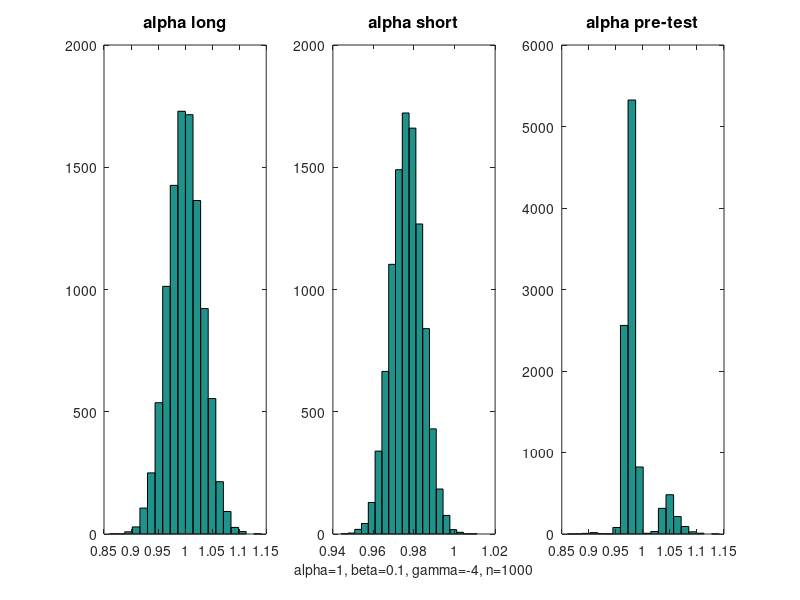

Write the MATLAB code that produced this figure. (Note: a time limit stopped this script after it produced the figure.)
%% Econometric Notes - Matlab code
%  Matteo Courthoud
%  01/01/2017

cd '/Users/macbook/Dropbox/Code/website/courses/econometrics/'
%cd '/home/mcourt/Dropbox/Code/website/courses/econometrics/'
 



%% Lecture 1

% Set seed
rng(123)

% Set the number of observations
n = 100;

% Set the dimension of X
k = 2;

% Draw a sample of explanatory variables
X = rand(n, k);

% Draw the error term
sigma = 1;
e = randn(n,1)*sqrt(sigma);

% Set the parameters
b = [2; -1];

% Calculate the dependent variable
Y = X*b + e;

% Estimate beta
b_hat = inv(X'*X)*(X'*Y) % = 1.9020, -0.9305

% Equivalent but faster formulation
b_hat = (X'*X)\(X'*Y);

% Even faster (but less intuitive) formulation
b_hat = X\Y;

% Note that is generally not equivalent to Var(X)^-1 * Cov(X,y)...
Var_X = cov(X);
Cov_Xy = n/(n-1) * (mean(X .* Y) - mean(X).*mean(Y));
b_alternative = inv(Var_X) * Cov_Xy' % = 2.1525, -0.7384

% ...unless you include a constant
a = 3;
Y = a + X*b + e;
b_hat_1 = [ones(n,1), X]\Y % = 2.1525, -0.7384
Var_X = cov(X);
Cov_Xy = n/(n-1) * (mean(X .* Y) - mean(X).*mean(Y));
b_alternative = inv(Var_X) * Cov_Xy' % = 2.1525, -0.7384

% Predicted y
y_hat = X*b_hat;

% Residuals
e_hat = Y - X*b_hat;

% Projection matrix
P = X*inv(X'*X)*X';

% Annihilator matrix
M = eye(n) - P;

% Leverage
h = diag(P);

% Biased variance estimator 
sigma_hat = e_hat'*e_hat / n;

% Unbiased estimator 1
sigma_hat_2 = e_hat'*e_hat / (n-k);

% Unbiased estimator 2
sigma_hat_3 = mean( e_hat.^2 ./ (1-h) );

% R squared - uncentered
R2_uc = (y_hat'*y_hat)/ (Y'*Y);

% R squared
y_bar = mean(Y);
R2 = ((y_hat-y_bar)'*(y_hat-y_bar))/ ((Y-y_bar)'*(Y-y_bar));

% Ideal variance of the OLS estimator
var_b = sigma*inv(X'*X);

% Standard errors
std_b = sqrt(diag(var_b));



%% Lecture 2

% Set seed
rng(123)

% Homoskedastic standard errors
std_h = var(e_hat) * inv(X'*X);

% HC0 variance and standard errors
omega_hc0 = X' * diag(e_hat.^2) * X;
std_hc0 = sqrt(diag(inv(X'*X) * omega_hc0 * inv(X'*X))) % = 0.9195, 0.8631

% HC1 variance and standard errors
omega_hc1 = n/(n-k) * X' *  diag(e_hat.^2) * X;
std_hc1 = sqrt(diag(inv(X'*X) * omega_hc1 * inv(X'*X))) % = 0.9289, 0.8719

% HC2 variance and standard errors
omega_hc2 = X' * diag(e_hat.^2./(1-h)) * X;
std_hc2 = sqrt(diag(inv(X'*X) * omega_hc2 * inv(X'*X))) % = 0.9348, 0.8768

% HC3 variance and standard errors
omega_hc3 = X' * diag(e_hat.^2./(1-h).^2) * X;
std_hc3 = sqrt(diag(inv(X'*X) * omega_hc3 * inv(X'*X))) % = 0.9504, 0.8907

% Note what happens if you allow for full autocorrelation
omega_full = X'*e_hat*e_hat'*X;

% t-test for beta=0
t = abs(b_hat./(std_hc1));

% p-value
p_val = 1 - normcdf(t);

% F statistic of joint significance
SSR_u = e_hat'*e_hat;
SSR_r = Y'*Y;
F = (SSR_r - SSR_u)/k / (SSR_u/(n-k));

% 95% confidente intervals
conf_int = [b_hat - 1.96*std_hc1, b_hat + 1.96*std_hc1];



%% Lecture 3

% Set seed
rng(123)

% Set the dimension of Z
l = 3;

% Draw instruments
Z = randn(n,l);

% Correlation matrix for error terms
S = eye(2,2); S(1,2)=.8; S(2,1)=.8; 

% Endogenous X
gamma = [2, 0; 0, -1; -1, 3];
e = randn(n,2)*chol(S);
X = Z*gamma + e(:,1);

% Calculate Y
Y = X*b + e(:,2);

% Estimate beta OLS
beta_OLS = (X'*X)\(X'*Y) % = 2.1957, -0.9022

% IV: l=k=2 instruments
Z_IV = Z(:,1:k);
beta_IV = (Z_IV'*X)\(Z_IV'*Y) % = 2.1207, -1.3617

% Calculate standard errors
ehat = Y - X*beta_IV;
V_NHC_IV = var(ehat) * inv(Z_IV'*X)*Z_IV'*Z_IV*inv(Z_IV'*X);
V_HC0_IV = inv(Z_IV'*X)*Z_IV' * diag(ehat.^2) * Z_IV*inv(Z_IV'*X);

% 2SLS: l=3 instruments
Pz = Z*inv(Z'*Z)*Z';
beta_2SLS = (X'*Pz*X)\(X'*Pz*Y) % = 2.0723, -0.9628

% Calculate standard errors
ehat = Y - X*beta_2SLS;
V_NCH_2SLS = var(ehat) * inv(X'*Pz*X);
V_HC0_2SLS = inv(X'*Pz*X)*X'*Pz * diag(ehat.^2) *Pz*X*inv(X'*Pz*X);

% GMM 1-step: inefficient weighting matrix
W_1 = eye(l);

% Objective function
gmm_1 = @(b) ( Y - X*b )' * Z * W_1 *  Z' * ( Y - X*b );

% Estimate GMM
beta_gmm_1 = fminsearch(gmm_1, beta_OLS) % = 2.0763, -0.9548
ehat = Y - X*beta_gmm_1;

% Standard errors GMM
S_hat = Z'*diag(ehat.^2)*Z;
d_hat = -X'*Z;
V_gmm_1 = inv(d_hat * inv(S_hat) * d_hat');

% GMM 2-step: efficient weighting matrix
W_2 = inv(S_hat);
gmm_2 = @(b) ( Y - X*b )' * Z * W_2 *  Z' * ( Y - X*b );
beta_gmm_2 = fminsearch(gmm_2, beta_OLS) % = 2.0595, -0.9666

% Standard errors GMM
ehat = Y - X*beta_gmm_2;
S_hat = Z'*diag(ehat.^2)*Z;
d_hat = -X'*Z;
V_gmm_2 = inv(d_hat * inv(S_hat) * d_hat');



%% Lecture 5

% Set seed
rng(123)

% Define Model Parameters
n = 1000;
alpha = 1;
beta = .1;
gamma = -4;

% Set number of simulations
n_simulations = 10000;

% Preallocate simulation results
alpha_short = zeros(n_simulations,1);
alpha_long = zeros(n_simulations,1);
alpha_pretest = zeros(n_simulations,1);

% Loop over simulations
for sim = 1:n_simulations

    % Generate Data
    Z = randn(n,1);
    X = gamma*Z + randn(n,1);
    e = randn(n,1);
    Y = alpha*X+ beta*Z + e;
    
    % Alpha estimate from long regression
    alpha_short(sim) = inv(X'*X)*X'*Y;
    
    % Alpha estimate from long regression
    estimates_temp = inv([X,Z]'*[X,Z])*[X,Z]'*Y;
    alpha_long(sim) = estimates_temp(1);

    % Compute test statistic
    e = Y - [X,Z]*estimates_temp;
    t = estimates_temp(2)/sqrt(var(e)*([0,1]*inv([X,Z]'*[X,Z])*[0;1]));
    
    % Pick estimate depending on test statistic
    if abs(t)>1.96
        alpha_pretest(sim) = alpha_long(sim);
    else
        alpha_pretest(sim) = alpha_short(sim);
    end
end

% Plot results
figure
set(gcf,'position',[0,0,1000,500])
subplot(1,3,1)
hist(alpha_long, 20), title(['alpha long'],'fontsize',12)
subplot(1,3,2)
hist(alpha_short, 20), title(['alpha short'],'fontsize',12)
xlabel(['alpha=',num2str(alpha),', beta=',num2str(beta),', gamma=',num2str(gamma),', n=',num2str(n)], 'fontsize',10)
subplot(1,3,3)
hist(alpha_pretest, 20), title(['alpha pre-test'],'fontsize',12)
saveas(gcf,'figures/Fig_621.png')




% Sequence of sample sizes
n_sequence = [100,1000,10000,50000,100000];

% Initialize figure
figure
set(gcf,'position',[0,0,2000,1000])
n_fig = 1;

% Loop over data generating processes
for dgp=0:1
    for n=n_sequence
        for sim=1:n_simulations

            % Select beta according to dgp
            if dgp==0
                beta_n = beta;
            else
                beta_n = beta/sqrt(n)*sqrt(100);
            end

            % Generate Data
            Z = randn(n,1);
            X = gamma*Z + randn(n,1);
            e = randn(n,1);
            Y = alpha*X+ beta_n*Z + e;

            % Alpha estimate from long regression
            alpha_short(sim) = inv(X'*X)*X'*Y;

            % Alpha estimate from long regression
            estimates_temp = inv([X,Z]'*[X,Z])*[X,Z]'*Y;
            alpha_long(sim) = estimates_temp(1);

            % Compute test statistic
            e = Y - [X,Z]*estimates_temp;
            t = estimates_temp(2)/sqrt(var(e)*([0,1]*inv([X,Z]'*[X,Z])*[0;1]));

            % Pick estimate depending on test statistic
            if abs(t)>1.96
                alpha_pretest(sim) = alpha_long(sim);
            else
                alpha_pretest(sim) = alpha_short(sim);
            end
        end

        % Add subplot
        subplot(2,length(n_sequence),n_fig)
        hist((alpha_pretest-alpha)*sqrt(n/100), 12)
        title(['beta=',num2str(beta_n)],'fontsize',10)
        xlabel(['n=',num2str(n)], 'fontsize',10)
        n_fig = n_fig+1;

    end
end
saveas(gcf,'figures/Fig_624.png')
